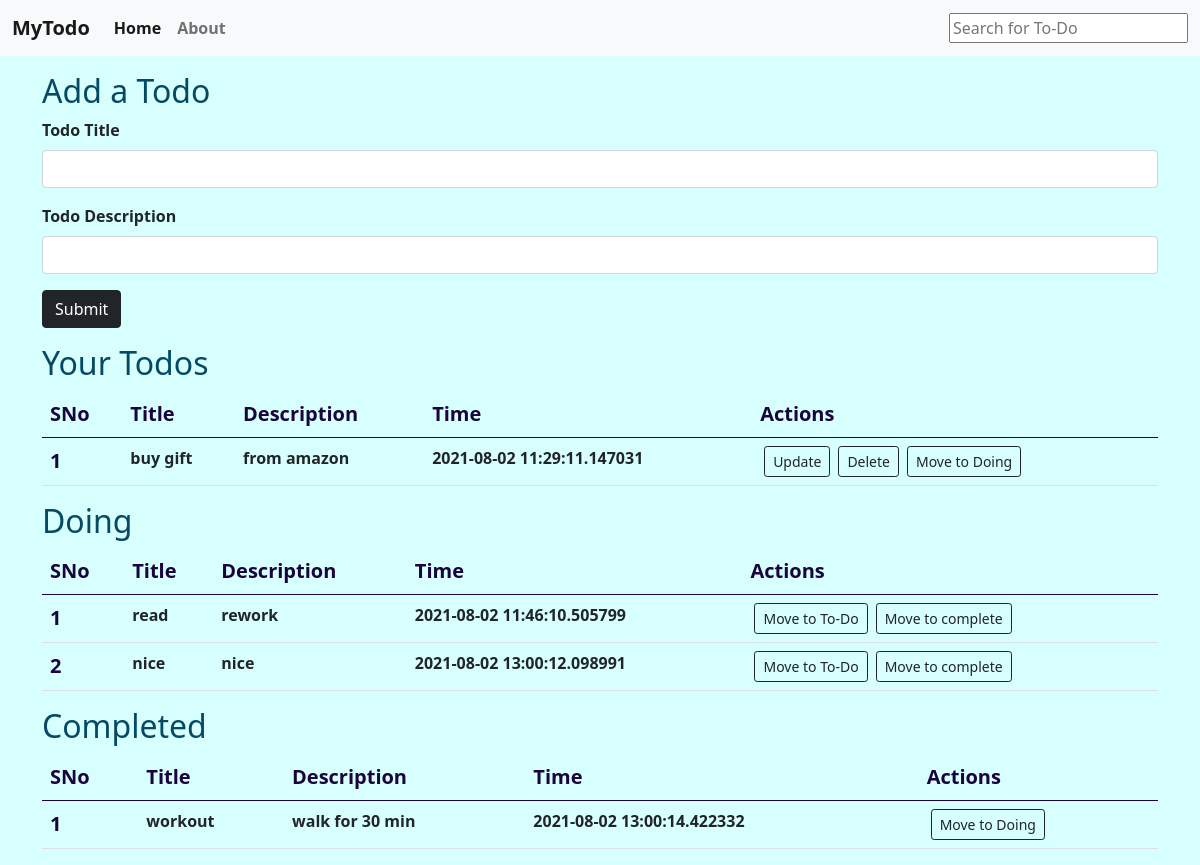
The page / on the database its author committed.
### app.py (models this page shows, shortened)
class Todo(db.Model):
    sno = db.Column(db.Integer, primary_key=True)
    title = db.Column(db.String(200), nullable=False)
    desc = db.Column(db.String(500), nullable=False)
    date_created = db.Column(db.DateTime, default=datetime.utcnow)

class Doing(db.Model):
    sno = db.Column(db.Integer, primary_key=True)
    title = db.Column(db.String(200), nullable=False)
    desc = db.Column(db.String(500), nullable=False)
    date_created = db.Column(db.DateTime, default=datetime.utcnow)

class Completed(db.Model):
    sno = db.Column(db.Integer, primary_key=True)
    title = db.Column(db.String(200), nullable=False)
    desc = db.Column(db.String(500), nullable=False)
    date_created = db.Column(db.DateTime, default=datetime.utcnow)

### app.py (the view)
@app.route('/', methods=['GET', 'POST'])
def hello_world():
    if request.method=='POST':
        title = request.form['title']
        desc = request.form['desc']
        todo = Todo(title=title, desc=desc)
        db.session.add(todo)
        db.session.commit()
    allTodo = Todo.query.all()
    completed = Completed.query.all()
    doing = Doing.query.all()
    return render_template('index.html', allTodo=allTodo, completed=completed, doing=doing)

### templates/index.html (shortened to what this page needs)
{% extends 'base.html' %}
{% block body %}
<div class="container my-3">
  <h2 class="title">Add a Todo</h2>
  <form action="/" method="POST">
      <div class="mb-3">
        <label for="title" class="form-label">Todo Title</label>
        <input type="text" class="form-control" name="title" id="title" aria-describedby="emailHelp">
      </div>
      <div class="mb-3">
        <label for="desc" class="form-label">Todo Description</label>
        <input type="text" class="form-control" name="desc" id="desc">
      </div>
      <button type="submit" class="btn btn-dark">Submit</button>
    </form>
</div>
<div class="container my-3" id="myTable">
  <h2 class="title">Your Todos</h2>
          {% if allTodo|length == 0 %}
          <div class="alert alert-dark" role="alert">
              No Todos found. Add your first todo now!
            </div>
              {% else %}
              <table class="table">
                  <thead>
                    <tr>
                      <th scope="col">SNo</th>
                      <th scope="col">Title</th>
                      <th scope="col">Description</th>
                      <th scope="col">Time</th>
                      <th scope="col">Actions</th>
                    </tr>
                  </thead>
                  <tbody>
        {% for todo in allTodo %}
        <tr>
          <th scope="row">{{loop.index}}</th>
          <td>{{todo.title}}</td>
          <td>{{todo.desc}}</td>
          <td>{{todo.date_created}}</td>
          <td>
            <a href="/update/{{todo.sno}}" type="button" class="btn btn-outline-dark btn-sm mx-1">Update</button>
            <a href="/delete/{{todo.sno}}" type="button" class="btn btn-outline-dark btn-sm mx-1">Delete</button>
            <a href="/doing/{{todo.sno}}" type="button" class="btn btn-outline-dark btn-sm mx-1">Move to Doing</button>
          </td>
        </tr>
        {% endfor %}
      </tbody>
      </table>
        {% endif %}
</div>
    <div class="container my-3">
        <h2 class="title">Doing</h2>
                {% if doing|length == 0 %}
                <div class="alert alert-dark" role="alert">
                    No Doing found. Lets get to Work!
                  </div>
                    {% else %}
                    <table class="table">
                        <thead>
                          <tr>
                            <th scope="col">SNo</th>
                            <th scope="col">Title</th>
                            <th scope="col">Description</th>
                            <th scope="col">Time</th>
                            <th scope="col">Actions</th>
                          </tr>
                        </thead>
                        <tbody>
              {% for todo in doing %}
              <tr>
                <th scope="row">{{loop.index}}</th>
                <td>{{todo.title}}</td>
                <td>{{todo.desc}}</td>
                <td>{{todo.date_created}}</td>
                <td>
                  <a href="/back_todo/{{todo.sno}}" type="button" class="btn btn-outline-dark btn-sm mx-1">Move to To-Do</button>
                  <a href="/complete/{{todo.sno}}" type="button" class="btn btn-outline-dark btn-sm mx-1">Move to complete</button>
                </td>
              </tr>
              {% endfor %}
            </tbody>
            </table>
              {% endif %}
    </div>
    <div class="container my-3">
      <h2 class="title">Completed</h2>
              {% if completed|length == 0 %}
              <div class="alert alert-dark" role="alert">
                  No completed tasks found. Complete your first tasks now!
                </div>
                  {% else %}
                  <table class="table">
                      <thead>
                        <tr>
                          <th scope="col">SNo</th>
                          <th scope="col">Title</th>
                          <th scope="col">Description</th>
                          <th scope="col">Time</th>
                          <th scope="col">Actions</th>
                        </tr>
                      </thead>
                      <tbody>
            {% for todo in completed %}
            <tr>
              <th scope="row">{{loop.index}}</th>
              <td>{{todo.title}}</td>
              <td>{{todo.desc}}</td>
              <td>{{todo.date_created}}</td>
              <td>
                <a href="/back_doing/{{todo.sno}}" type="button" class="btn btn-outline-dark btn-sm mx-1">Move to Doing</button>
              </td>
            </tr>
            {% endfor %}
          </tbody>
          </table>
            {% endif %}
  </div>
{% endblock body %}

### templates/base.html (shortened to what this page needs)
<!doctype html>
<html lang="en">
<head>
    <link href="https://cdn.jsdelivr.net/npm/bootstrap@5.0.0-beta2/dist/css/bootstrap.min.css" rel="stylesheet"
>
    <link rel="stylesheet" href="{{ url_for('static', filename='css/style.css') }}">
</head>
<body>
    <nav class="navbar navbar-expand-lg navbar-light bg-light">
        <div class="container-fluid">
            <a class="navbar-brand" href="/">MyTodo</a>
            <div class="collapse navbar-collapse" id="navbarSupportedContent">
                <ul class="navbar-nav me-auto mb-2 mb-lg-0">
                    <li class="nav-item">
                        <a class="nav-link active" aria-current="page" href="#">Home</a>
                    </li>
                    <li class="nav-item">
                        <a class="nav-link" href="#">About</a>
                    </li>
                </ul>
                <form class="d-flex">
                    <input type="text" id="myInput" onkeyup="myFunction()" placeholder="Search for To-Do" title="Type in a name">
                </form>
            </div>
        </div>
    </nav>
{% block body %}
{% endblock body %}
</body>
</html>

### static/css/style.css (style rules this page uses)
body { background-color: rgb(214, 255, 253); font-weight: bold; }
.title { color: rgb(6, 73, 100); }
th { font-size: 20px; color: rgb(27, 3, 59); }

### rows shown on the page
Todo: title "buy gift", desc "from amazon", date_created "2021-08-02 11:29:11.147031"
Doing: title "read", desc "rework", date_created "2021-08-02 11:46:10.505799"
Doing: title "nice", desc "nice", date_created "2021-08-02 13:00:12.098991"
Completed: title "workout", desc "walk for 30 min", date_created "2021-08-02 13:00:14.422332"
